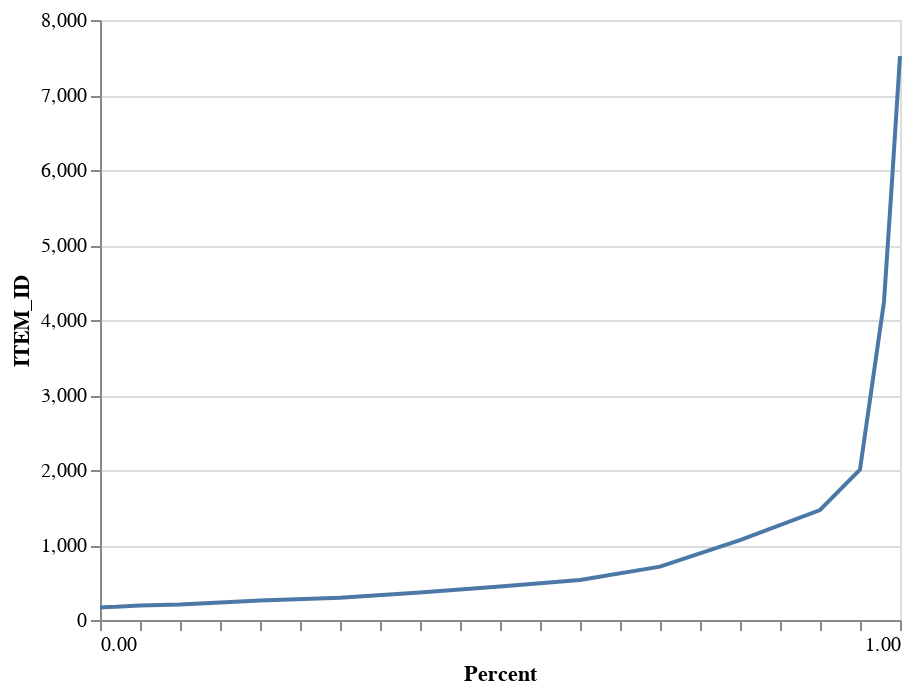

This figure's notebook cell:
### Code cell
df_qntl = qntl.to_frame()
df_qntl.index.rename('Percent', inplace=True)
df_qntl['Percent'] = df_qntl.index

import altair as alt
import pandas as pd

alt.Chart(df_qntl).mark_line().encode(
    x=alt.X(
        "Percent:Q",
        axis=alt.Axis(
            tickCount=df_qntl.shape[0],
            grid=False,
            labelExpr="datum.value % 1 ? null : datum.label",
        )
    ),
    y='ITEM_ID'
)

### Figure 1 — Vega-Lite specification as saved in the notebook (floating-point values rounded to 4 significant figures)
{"config": {"view": {"continuousWidth": 400, "continuousHeight": 300}}, "data": {"name": "data-0139b37406bb6c484c78e11cbc771468"}, "mark": "line", "encoding": {"x": {"type": "quantitative", "axis": {"grid": false, "labelExpr": "datum.value % 1 ? null : datum.label", "tickCount": 17}, "field": "Percent"}, "y": {"type": "quantitative", "field": "ITEM_ID"}}, "$schema": "https://vega.github.io/schema/vega-lite/v4.8.1.json", "datasets": {"data-0139b37406bb6c484c78e11cbc771468": [{"ITEM_ID": 166.0, "Percent": 0.0}, {"ITEM_ID": 173.3, "Percent": 0.01}, {"ITEM_ID": 176.1, "Percent": 0.02}, {"ITEM_ID": 193.2, "Percent": 0.05}, {"ITEM_ID": 207.5, "Percent": 0.1}, {"ITEM_ID": 261.0, "Percent": 0.2}, {"ITEM_ID": 295.5, "Percent": 0.3}, {"ITEM_ID": 366.0, "Percent": 0.4}, {"ITEM_ID": 447.5, "Percent": 0.5}, {"ITEM_ID": 534.0, "Percent": 0.6}, {"ITEM_ID": 711.5, "Percent": 0.7}, {"ITEM_ID": 1065.0, "Percent": 0.8}, {"ITEM_ID": 1466.0, "Percent": 0.9}, {"ITEM_ID": 2006.0, "Percent": 0.95}, {"ITEM_ID": 4244.0, "Percent": 0.98}, {"ITEM_ID": 5852.0, "Percent": 0.99}, {"ITEM_ID": 7519.0, "Percent": 1.0}]}}
